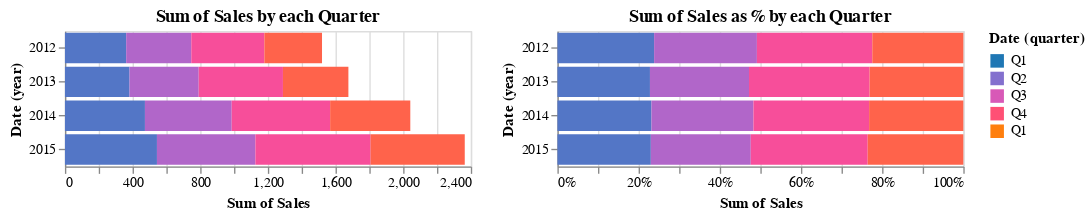

Notebook code for this chart:
### Markdown cell above
Visualizing the quarterly sales for each year as %

### Code cell
#collapse-hide
#As stacked bar chart, in % values. 
stack1= alt.Chart(train[:'2015'].reset_index()).mark_bar().encode(
    x=alt.X('sum(Sales)'),
    y='year(Date):N',
    color=alt.Color(
        'quarter(Date)',
        scale=alt.Scale(scheme='category10')),
    tooltip=["Date", "Sales"]).properties(
    height=100, 
    width = 300, 
    title = "Sum of Sales by each Quarter")
    
stack2= alt.Chart(train[:'2015'].reset_index()).mark_bar().encode(
    x=alt.X('sum(Sales)', stack='normalize'),
    y='year(Date):N',
    color=alt.Color(
        'quarter(Date)', 
        scale=alt.Scale(scheme='category10')),
    tooltip=["Date", "Sales"]
    ).properties(
    height=100, 
    width = 300, 
    title = "Sum of Sales as % by each Quarter")



stack1 | stack2

### Figure 1 — Vega-Lite specification as saved in the notebook (floating-point values rounded to 4 significant figures)
{"config": {"view": {"continuousWidth": 400, "continuousHeight": 300}}, "hconcat": [{"data": {"name": "data-53d088e995fb9ab4834c991c2ea71a6e"}, "mark": "bar", "encoding": {"color": {"type": "temporal", "field": "Date", "scale": {"scheme": "category10"}, "timeUnit": "quarter"}, "tooltip": [{"type": "temporal", "field": "Date"}, {"type": "quantitative", "field": "Sales"}], "x": {"type": "quantitative", "aggregate": "sum", "field": "Sales"}, "y": {"type": "nominal", "field": "Date", "timeUnit": "year"}}, "height": 100, "title": "Sum of Sales by each Quarter", "width": 300}, {"data": {"name": "data-53d088e995fb9ab4834c991c2ea71a6e"}, "mark": "bar", "encoding": {"color": {"type": "temporal", "field": "Date", "scale": {"scheme": "category10"}, "timeUnit": "quarter"}, "tooltip": [{"type": "temporal", "field": "Date"}, {"type": "quantitative", "field": "Sales"}], "x": {"type": "quantitative", "aggregate": "sum", "field": "Sales", "stack": "normalize"}, "y": {"type": "nominal", "field": "Date", "timeUnit": "year"}}, "height": 100, "title": "Sum of Sales as % by each Quarter", "width": 300}], "$schema": "https://vega.github.io/schema/vega-lite/v4.0.2.json", "datasets": {"data-53d088e995fb9ab4834c991c2ea71a6e": [{"Date": "2012-03-31T00:00:00", "Sales": 362.0}, {"Date": "2012-06-30T00:00:00", "Sales": 385.0}, {"Date": "2012-09-30T00:00:00", "Sales": 432.0}, {"Date": "2012-12-31T00:00:00", "Sales": 341.0}, {"Date": "2013-03-31T00:00:00", "Sales": 382.0}, {"Date": "2013-06-30T00:00:00", "Sales": 409.0}, {"Date": "2013-09-30T00:00:00", "Sales": 498.0}, {"Date": "2013-12-31T00:00:00", "Sales": 387.0}, {"Date": "2014-03-31T00:00:00", "Sales": 473.0}, {"Date": "2014-06-30T00:00:00", "Sales": 513.0}, {"Date": "2014-09-30T00:00:00", "Sales": 582.0}, {"Date": "2014-12-31T00:00:00", "Sales": 474.0}, {"Date": "2015-03-31T00:00:00", "Sales": 544.0}, {"Date": "2015-06-30T00:00:00", "Sales": 582.0}, {"Date": "2015-09-30T00:00:00", "Sales": 681.0}, {"Date": "2015-12-31T00:00:00", "Sales": 557.0}]}}
